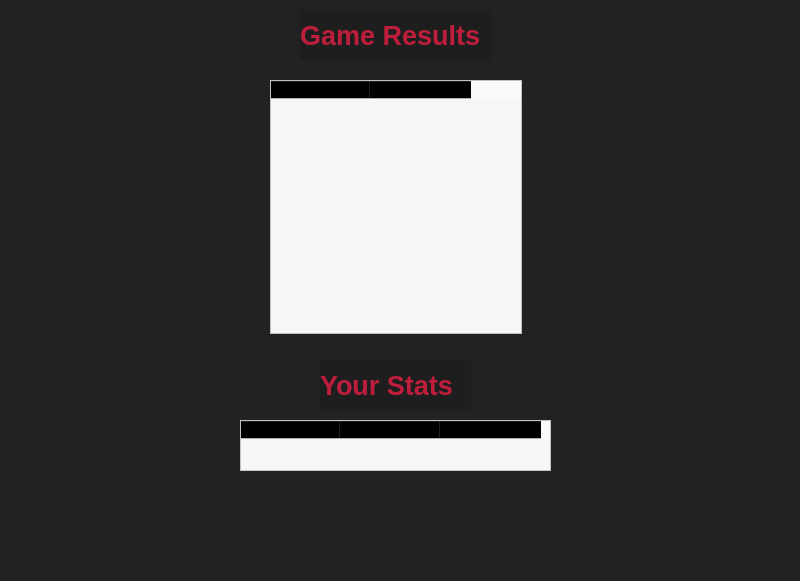
<?xml version="1.0" encoding="UTF-8"?>
<ui version="4.0">
 <class>Dialog</class>
 <widget class="QDialog" name="Dialog">
  <property name="geometry">
   <rect>
    <x>0</x>
    <y>0</y>
    <width>800</width>
    <height>581</height>
   </rect>
  </property>
  <property name="windowTitle">
   <string>Dialog</string>
  </property>
  <widget class="QWidget" name="widget" native="true">
   <property name="geometry">
    <rect>
     <x>0</x>
     <y>0</y>
     <width>801</width>
     <height>581</height>
    </rect>
   </property>
   <property name="styleSheet">
    <string notr="true">background-color:rgba(30,30,30,250);
</string>
   </property>
   <widget class="QLabel" name="label">
    <property name="geometry">
     <rect>
      <x>300</x>
      <y>10</y>
      <width>191</width>
      <height>50</height>
     </rect>
    </property>
    <property name="font">
     <font>
      <pointsize>20</pointsize>
      <weight>75</weight>
      <bold>true</bold>
     </font>
    </property>
    <property name="styleSheet">
     <string notr="true">color:rgb(190,30,60,255);
</string>
    </property>
    <property name="text">
     <string>Game Results</string>
    </property>
   </widget>
   <widget class="QTableWidget" name="tableWidget">
    <property name="geometry">
     <rect>
      <x>270</x>
      <y>80</y>
      <width>252</width>
      <height>254</height>
     </rect>
    </property>
    <property name="styleSheet">
     <string notr="true">background-color:rgb(250,250,250,250);</string>
    </property>
    <column>
     <property name="text">
      <string>Name</string>
     </property>
    </column>
    <column>
     <property name="text">
      <string>Points</string>
     </property>
    </column>
   </widget>
   <widget class="QTableWidget" name="tableWidget2">
    <property name="geometry">
     <rect>
      <x>240</x>
      <y>420</y>
      <width>311</width>
      <height>51</height>
     </rect>
    </property>
    <property name="styleSheet">
     <string notr="true">background-color:rgb(250,250,250,250);</string>
    </property>
    <column>
     <property name="text">
      <string>Games</string>
     </property>
    </column>
    <column>
     <property name="text">
      <string>Wins</string>
     </property>
    </column>
    <column>
     <property name="text">
      <string>Avg points per game</string>
     </property>
    </column>
   </widget>
   <widget class="QLabel" name="label_2">
    <property name="geometry">
     <rect>
      <x>320</x>
      <y>360</y>
      <width>151</width>
      <height>50</height>
     </rect>
    </property>
    <property name="font">
     <font>
      <pointsize>20</pointsize>
      <weight>75</weight>
      <bold>true</bold>
     </font>
    </property>
    <property name="styleSheet">
     <string notr="true">color:rgb(190,30,60,255);
</string>
    </property>
    <property name="text">
     <string>Your Stats</string>
    </property>
   </widget>
  </widget>
 </widget>
 <resources/>
 <connections/>
</ui>
